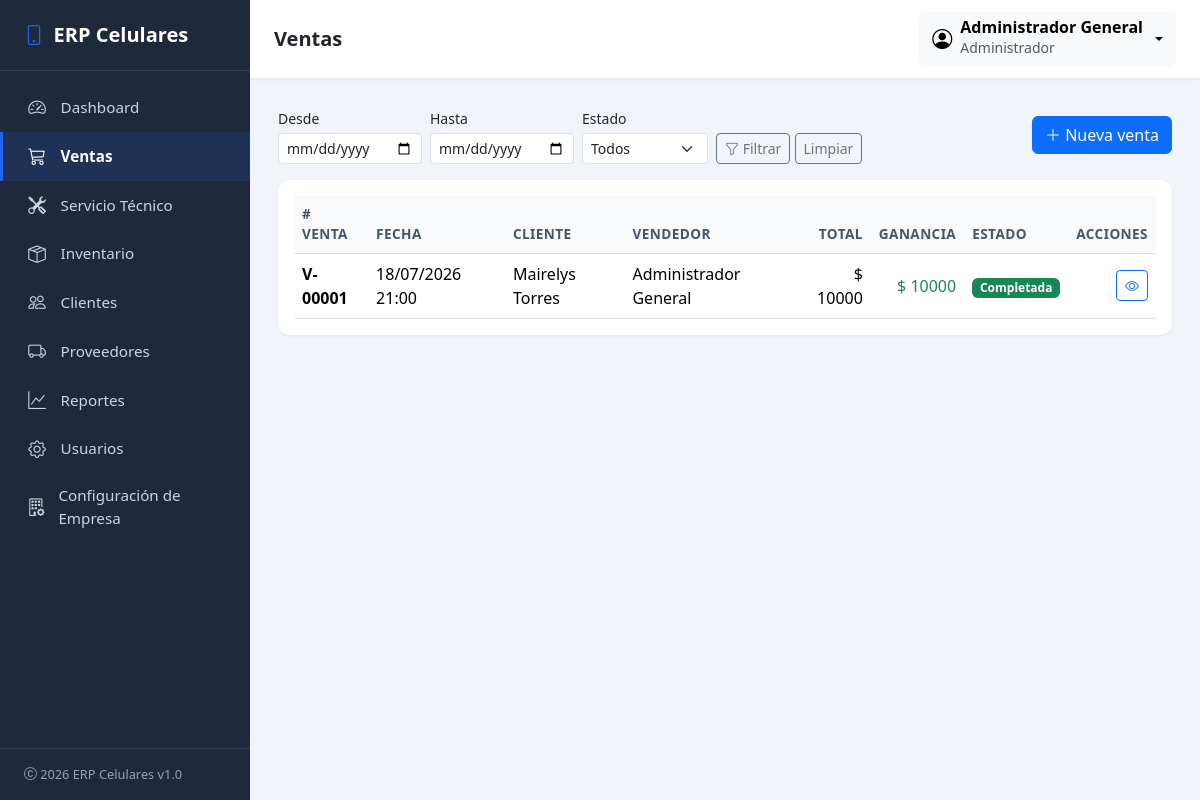
/ventas/ (signed in), run on the app's committed database.
### company/models.py (models this page shows, shortened)
class Company(models.Model):
    class TipoEmpresa(models.TextChoices):
        NATURAL = 'natural', 'Persona Natural'
        JURIDICA = 'juridica', 'Persona Jurídica'
    class RegimenTributario(models.TextChoices):
        SIMPLIFICADO = 'simplificado', 'Régimen Simplificado'
        COMUN = 'comun', 'Régimen Común'
        SIMPLE = 'simple', 'Régimen Simple de Tributación'
        NO_RESPONSABLE = 'no_responsable', 'No Responsable de IVA'
    class Moneda(models.TextChoices):
        COP = 'COP', 'Peso Colombiano (COP)'
        USD = 'USD', 'Dólar Estadounidense (USD)'
        EUR = 'EUR', 'Euro (EUR)'
        MXN = 'MXN', 'Peso Mexicano (MXN)'
    class Idioma(models.TextChoices):
        ES = 'es', 'Español'
        EN = 'en', 'Inglés'
    class Estado(models.TextChoices):
        ACTIVA = 'activa', 'Activa'
        SUSPENDIDA = 'suspendida', 'Suspendida'
        PRUEBA = 'prueba', 'En prueba'
    nombre_comercial = models.CharField('Nombre comercial', max_length=150, blank=True)
    razon_social = models.CharField('Razón social', max_length=150, blank=True)
    nit = models.CharField('NIT', max_length=30, blank=True)
    tipo_empresa = models.CharField(
        'Tipo de empresa', max_length=20,
        choices=TipoEmpresa.choices, blank=True,
    )
    regimen_tributario = models.CharField(
        'Régimen tributario', max_length=20,
        choices=RegimenTributario.choices, blank=True,
    )
    responsable_iva = models.BooleanField('Responsable de IVA', default=True)
    actividad_economica = models.CharField(
        'Actividad económica', max_length=150, blank=True,
        help_text='Código CIIU y/o descripción de la actividad principal.',
    )
    direccion = models.CharField('Dirección', max_length=255, blank=True)
    pais = models.CharField('País', max_length=100, blank=True, default='Colombia')
    departamento = models.CharField('Departamento', max_length=100, blank=True)
    municipio = models.CharField('Municipio / Ciudad', max_length=100, blank=True)
    codigo_postal = models.CharField('Código postal', max_length=20, blank=True)
    telefono = models.CharField('Teléfono', max_length=30, blank=True)
    whatsapp = models.CharField('WhatsApp', max_length=30, blank=True)
    correo = models.EmailField('Correo electrónico', blank=True)
    sitio_web = models.URLField('Sitio web', blank=True)
    moneda = models.CharField('Moneda', max_length=3, choices=Moneda.choices, default=Moneda.COP)
    simbolo_moneda = models.CharField('Símbolo de moneda', max_length=5, default='$')
    idioma = models.CharField('Idioma', max_length=5, choices=Idioma.choices, default=Idioma.ES)
    zona_horaria = models.CharField('Zona horaria', max_length=50, default='America/Bogota')
    fecha_creacion = models.DateTimeField('Fecha de creación', auto_now_add=True)
    fecha_modificacion = models.DateTimeField('Fecha de última modificación', auto_now=True)
    estado = models.CharField('Estado', max_length=20, choices=Estado.choices, default=Estado.ACTIVA)
    activo = models.BooleanField('Activo', default=True)
    licencia = models.CharField('Licencia', max_length=50, blank=True, default='Estándar')
    version_erp = models.CharField('Versión del ERP', max_length=20, blank=True, default='1.0')
    class Meta:
        verbose_name = 'Empresa'
        verbose_name_plural = 'Configuración de Empresa'
    @classmethod
    def get_solo(cls):
        obj, _creado = cls.objects.get_or_create(pk=1)
        return obj

### accounts/models.py (models this page shows, shortened)
class CustomUser(AbstractUser):
    class Roles(models.TextChoices):
        ADMIN = 'admin', 'Administrador'
        VENDEDOR = 'vendedor', 'Vendedor'
        TECNICO = 'tecnico', 'Técnico'
    role = models.CharField(
        'Rol',
        max_length=20,
        choices=Roles.choices,
        default=Roles.VENDEDOR,
    )
    telefono = models.CharField('Teléfono', max_length=30, blank=True)
    class Meta:
        verbose_name = 'Usuario'
        verbose_name_plural = 'Usuarios'
    @property
    def es_admin(self):
        return self.role == self.Roles.ADMIN or self.is_superuser

### sales/models.py (models this page shows, shortened)
class Sale(models.Model):
    class Estado(models.TextChoices):
        PENDIENTE = 'pendiente', 'Pendiente'
        COMPLETADA = 'completada', 'Completada'
        ANULADA = 'anulada', 'Anulada'
    cliente = models.ForeignKey(
        Client,
        on_delete=models.PROTECT,
        related_name='ventas',
        verbose_name='Cliente',
    )
    vendedor = models.ForeignKey(
        settings.AUTH_USER_MODEL,
        on_delete=models.PROTECT,
        related_name='ventas',
        verbose_name='Vendedor',
        null=True,
        blank=True,
    )
    fecha = models.DateTimeField('Fecha', auto_now_add=True)
    invoice_number = models.PositiveIntegerField(
        'Número de factura',
        unique=True,
        null=True,
        blank=True,
        help_text=(
            'Consecutivo de facturación asignado de forma atómica al confirmar '
            'la venta (ver Sale.asignar_numero_factura). Nulo en ventas antiguas '
            'creadas antes de activar la numeración; nunca se reutiliza ni se '
            'genera retroactivamente.'
        ),
    )
    subtotal = models.DecimalField('Subtotal', max_digits=14, decimal_places=2, default=0)
    descuento_porcentaje = models.DecimalField('Descuento (%)', max_digits=5, decimal_places=2, default=0)
    descuento_valor = models.DecimalField('Descuento ($)', max_digits=14, decimal_places=2, default=0)
    iva_porcentaje = models.DecimalField('IVA (%)', max_digits=5, decimal_places=2, default=IVA_POR_DEFECTO)
    iva_valor = models.DecimalField('IVA ($)', max_digits=14, decimal_places=2, default=0)
    total = models.DecimalField('Total', max_digits=14, decimal_places=2, default=0)
    ganancia = models.DecimalField('Ganancia', max_digits=14, decimal_places=2, default=0)
    observaciones = models.TextField('Observaciones', blank=True)
    estado = models.CharField(
        'Estado',
        max_length=20,
        choices=Estado.choices,
        default=Estado.COMPLETADA,
    )
    class Meta:
        verbose_name = 'Venta'
        verbose_name_plural = 'Ventas'
        ordering = ['-fecha']
    @property
    def numero(self):
        return f'V-{self.pk:05d}'

### clients/models.py (models this page shows, shortened)
class Client(models.Model):
    nombre = models.CharField('Nombre', max_length=100)
    apellido = models.CharField('Apellido', max_length=100)
    documento = models.CharField('Documento (cédula)', max_length=30, unique=True)
    telefono = models.CharField('Teléfono', max_length=30, blank=True)
    email = models.EmailField('Correo electrónico', blank=True)
    direccion = models.CharField('Dirección', max_length=255, blank=True)
    fecha_registro = models.DateTimeField('Fecha de registro', auto_now_add=True)
    class Meta:
        verbose_name = 'Cliente'
        verbose_name_plural = 'Clientes'
        ordering = ['nombre', 'apellido']
    @property
    def nombre_completo(self):
        return f'{self.nombre} {self.apellido}'

### sales/views.py (the view)
# urls.py: path('', views.sale_list, name='sale_list'),
@login_required
@role_required(*ROLES_VENTAS)
def sale_list(request):
    estado = request.GET.get('estado', '').strip()
    fecha_desde = request.GET.get('desde', '').strip()
    fecha_hasta = request.GET.get('hasta', '').strip()
    ventas = Sale.objects.select_related('cliente', 'vendedor').all()
    if estado:
        ventas = ventas.filter(estado=estado)
    if fecha_desde:
        ventas = ventas.filter(fecha__date__gte=fecha_desde)
    if fecha_hasta:
        ventas = ventas.filter(fecha__date__lte=fecha_hasta)
    contexto = {
        'ventas': ventas,
        'estado': estado,
        'fecha_desde': fecha_desde,
        'fecha_hasta': fecha_hasta,
        'estados': Sale.Estado.choices,
        'seccion_activa': 'ventas',
    }
    return render(request, 'sales/sale_list.html', contexto)

### templates/sales/sale_list.html (shortened to what this page needs)
{% extends 'base.html' %}
{% block page_title %}Ventas{% endblock %}
{% block content %}
<div class="d-flex flex-wrap justify-content-between align-items-center mb-3 gap-2">
    <form class="row g-2 align-items-end" method="get">
        <div class="col-auto">
            <label class="form-label small mb-1">Desde</label>
            <input type="date" name="desde" value="{{ fecha_desde }}" class="form-control form-control-sm">
        </div>
        <div class="col-auto">
            <label class="form-label small mb-1">Hasta</label>
            <input type="date" name="hasta" value="{{ fecha_hasta }}" class="form-control form-control-sm">
        </div>
        <div class="col-auto">
            <label class="form-label small mb-1">Estado</label>
            <select name="estado" class="form-select form-select-sm">
                <option value="">Todos</option>
            </select>
        </div>
        <div class="col-auto">
            <button class="btn btn-sm btn-outline-secondary" type="submit"><i class="bi bi-funnel"></i> Filtrar</button>
            <a href="{% url 'sales:sale_list' %}" class="btn btn-sm btn-outline-secondary">Limpiar</a>
        </div>
    </form>
    <a href="{% url 'sales:sale_create' %}" class="btn btn-primary">
        <i class="bi bi-plus-lg"></i> Nueva venta
    </a>
</div>
<div class="card">
    <div class="card-body">
        <div class="table-responsive">
            <table class="table table-hover align-middle mb-0">
                <thead>
                    <tr>
                        <th># Venta</th>
                        <th>Fecha</th>
                        <th>Cliente</th>
                        <th>Vendedor</th>
                        <th class="text-end">Total</th>
                        <th class="text-end">Ganancia</th>
                        <th>Estado</th>
                        <th class="text-end">Acciones</th>
                    </tr>
                </thead>
                <tbody>
                    {% for v in ventas %}
                    <tr>
                        <td class="fw-semibold">{{ v.numero }}</td>
                        <td>{{ v.fecha|date:"d/m/Y H:i" }}</td>
                        <td>{{ v.cliente.nombre_completo }}</td>
                        <td>{{ v.vendedor.get_full_name|default:v.vendedor.username|default:"—" }}</td>
                        <td class="text-end">$ {{ v.total|floatformat:0 }}</td>
                        <td class="text-end text-success">$ {{ v.ganancia|floatformat:0 }}</td>
                        <td>
                            {% if v.estado == 'completada' %}
                                <span class="badge bg-success">Completada</span>
                            {% elif v.estado == 'pendiente' %}
                                <span class="badge bg-warning text-dark">Pendiente</span>
                            {% else %}
                                <span class="badge bg-danger">Anulada</span>
                            {% endif %}
                        </td>
                        <td class="text-end text-nowrap">
                            <a href="{% url 'sales:sale_detail' v.pk %}" class="btn btn-sm btn-outline-primary">
                                <i class="bi bi-eye"></i>
                            </a>
                        </td>
                    </tr>
                    {% empty %}
                    <tr><td colspan="8" class="text-center text-muted py-4">No se encontraron ventas.</td></tr>
                    {% endfor %}
                </tbody>
            </table>
        </div>
    </div>
</div>
{% endblock %}

### templates/base.html (shortened to what this page needs)
{% load static %}
<!DOCTYPE html>
<html lang="es">
<head>
    <link href="https://cdn.jsdelivr.net/npm/bootstrap@5.3.3/dist/css/bootstrap.min.css" rel="stylesheet">
    <link href="https://cdn.jsdelivr.net/npm/bootstrap-icons@1.11.3/font/bootstrap-icons.css" rel="stylesheet">
    <link href="{% static 'css/styles.css' %}" rel="stylesheet">
    <link href="{% static 'css/loading.css' %}" rel="stylesheet">
</head>
<body class="erp-loading-activo">
    <aside class="erp-sidebar" id="erpSidebar">
        <div class="sidebar-brand">
            {% if branding_config and branding_config.logo_principal %}
            <img src="{{ branding_config.logo_principal.url }}" alt="Logo" style="height: 28px; width: auto;">
            {% else %}
            <i class="bi bi-phone"></i>
            {% endif %}
            <span>{{ company_config.nombre_comercial|default:'ERP Celulares' }}</span>
        </div>
        <nav class="nav flex-column">
            <a href="{% url 'dashboard:index' %}" class="nav-link {% if seccion_activa == 'dashboard' %}active{% endif %}">
                <i class="bi bi-speedometer2"></i> Dashboard
            </a>
            {% if user.es_admin or user.role == 'vendedor' %}
            <a href="{% url 'sales:sale_list' %}" class="nav-link {% if seccion_activa == 'ventas' %}active{% endif %}">
                <i class="bi bi-cart3"></i> Ventas
            </a>
            {% endif %}
            {% if user.es_admin or user.role == 'tecnico' %}
            <a href="{% url 'repairs:order_list' %}" class="nav-link {% if seccion_activa == 'servicio' %}active{% endif %}">
                <i class="bi bi-tools"></i> Servicio Técnico
            </a>
            {% endif %}
            {% if user.es_admin %}
            <a href="{% url 'inventory:product_list' %}" class="nav-link {% if seccion_activa == 'inventario' %}active{% endif %}">
                <i class="bi bi-box-seam"></i> Inventario
            </a>
            {% endif %}
            <a href="{% url 'clients:client_list' %}" class="nav-link {% if seccion_activa == 'clientes' %}active{% endif %}">
                <i class="bi bi-people"></i> Clientes
            </a>
            <a href="#" class="nav-link {% if seccion_activa == 'proveedores' %}active{% endif %}">
                <i class="bi bi-truck"></i> Proveedores
            </a>
            <a href="#" class="nav-link {% if seccion_activa == 'reportes' %}active{% endif %}">
                <i class="bi bi-graph-up"></i> Reportes
            </a>
            {% if user.es_admin %}
            <a href="{% url 'accounts:user_list' %}" class="nav-link {% if seccion_activa == 'configuracion' %}active{% endif %}">
                <i class="bi bi-gear"></i> Usuarios
            </a>
            <a href="{% url 'company:config' %}" class="nav-link {% if seccion_activa == 'configuracion_empresa' %}active{% endif %}">
                <i class="bi bi-building-gear"></i> Configuración de Empresa
            </a>
            {% endif %}
        </nav>
        <div class="sidebar-footer">
            <i class="bi bi-c-circle"></i> 2026 ERP Celulares v1.0
        </div>
    </aside>
    <div class="erp-content">
        <nav class="erp-navbar d-flex align-items-center justify-content-between">
            <div class="d-flex align-items-center gap-3">
                <h5 class="mb-0 fw-semibold">{% block page_title %}{% endblock %}</h5>
            </div>
            <div class="dropdown">
                <button class="btn btn-light d-flex align-items-center gap-2 dropdown-toggle"
                        type="button" data-bs-toggle="dropdown" aria-expanded="false">
                    <i class="bi bi-person-circle fs-5"></i>
                    <span class="text-start d-none d-sm-block">
                        <span class="d-block fw-semibold lh-1">{{ user.get_full_name|default:user.username }}</span>
                        <small class="text-muted">{{ user.get_role_display }}</small>
                    </span>
                </button>
            </div>
        </nav>
        <main class="erp-main">
            {% block content %}{% endblock %}
        </main>
    </div>
</body>
</html>

### data on the page
Company: nombre_comercial "ERP Celulares"
CustomUser: get_full_name "Administrador General", role "Administrador"
Sale: numero "V-00001", fecha "18/07/2026 21:00", cliente.nombre_completo "Mairelys Torres", vendedor.get_full_name "Administrador General", total "10000", ganancia "10000", estado "Completada"
